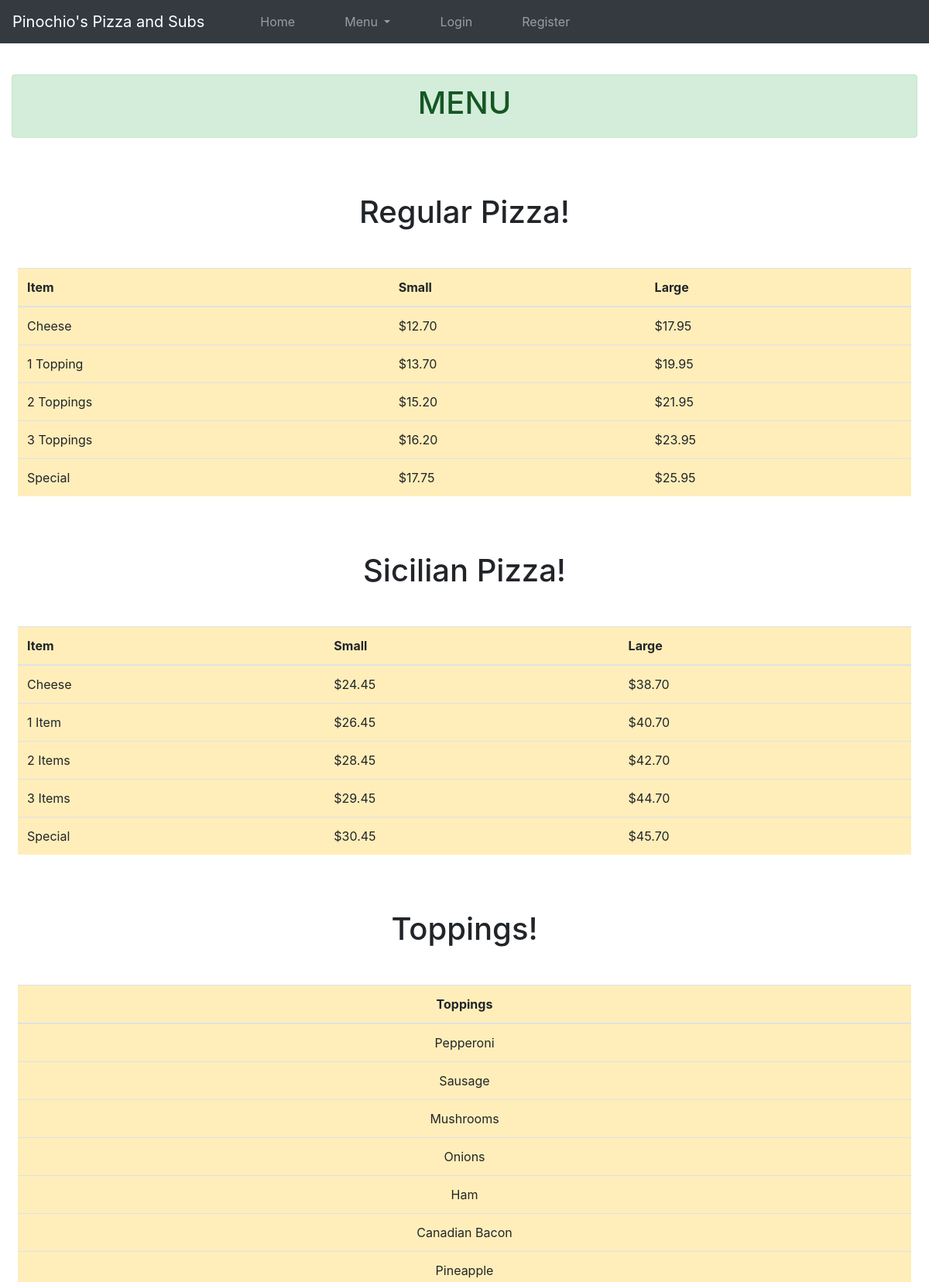
The page / (upper part) on the database its author committed.
### orders/models.py (models this page shows, shortened)
class regularPizza(models.Model):
    items = models.CharField(max_length=20)
    small = models.DecimalField(max_digits=4, decimal_places=2)
    large = models.DecimalField(max_digits=4, decimal_places=2)
    class Meta:
        verbose_name_plural = "Regular Pizza"

class sicilianPizza(models.Model):
    items = models.CharField(max_length=20)
    small = models.DecimalField(max_digits=4, decimal_places=2)
    large = models.DecimalField(max_digits=4, decimal_places=2)
    class Meta:
        verbose_name_plural = "Sicilian Pizza"

class Toppings(models.Model):
    topp = models.CharField(max_length=40)
    class Meta:
        verbose_name_plural = "Toppings"

### orders/views.py (the view)
# urls.py: path("", views.index, name="index"),
def index(request):
    context = {
        "regularPizza": regularPizza.objects.all(),
        "sicilianPizza": sicilianPizza.objects.all(),
        "toppings": Toppings.objects.all(),
        "subs": Subs.objects.all(),
        "pasta": Pasta.objects.all(),
        "salads": Salad.objects.all(),
        "dinnerPlatters": dinnerPlatters.objects.all(),
        "data": True
    }
    if request.user.is_authenticated:
        user = request.user.first_name+' '+request.user.last_name
        context["username"] = user
    return render(request, "menu/index.html", context)

### orders/templates/menu/index.html (shortened to what this page needs)
{% extends 'menu/base.html' %}
{% block body %}
<section>
    <div class="container-fluid">
        <div class="row">
            <div class="col-12">
                <div class="alert alert-success mt-5">
                    <h1 class="text-center text-uppercase">Menu</h1>
                </div>
            </div>
            <div class="col-12 pt-2" id="regPiz">
                <div class="my-5 mx-2 text-center">
                    <h1>Regular Pizza!</h1>
                </div>
                {% if data %}
                <div class="my-3 mx-2">
                    {% if regularPizza %}
                    <table class="table table-hover table-warning">
                        <thead>
                            <tr>
                                <th>Item</th>
                                <th>Small</th>
                                <th>Large</th>
                            </tr>
                        </thead>
                        <tbody>
                            {% for regPiz in regularPizza %}
                            <tr>
                                <td>{{regPiz.items}}</td>
                                <td>${{regPiz.small}}</td>
                                <td>${{regPiz.large}}</td>
                            </tr>
                            {% endfor %}
                        </tbody>
                    </table>
                    {% endif %}
                </div>
                {% endif %}
            </div>
            <div class="col-12 pt-2" id="sicPiz">
                <div class="my-5 mx-2 text-center">
                    <h1>Sicilian Pizza!</h1>
                </div>
                {% if data %}
                <div class="my-3 mx-2">
                    {% if sicilianPizza %}
                    <table class="table table-hover table-warning">
                        <thead>
                            <tr>
                                <th>Item</th>
                                <th>Small</th>
                                <th>Large</th>
                            </tr>
                        </thead>
                        <tbody>
                            {% for regPiz in sicilianPizza %}
                            <tr>
                                <td>{{regPiz.items}}</td>
                                <td>${{regPiz.small}}</td>
                                <td>${{regPiz.large}}</td>
                            </tr>
                            {% endfor %}
                        </tbody>
                    </table>
                    {% endif %}
                </div>
                {% endif %}
            </div>
            <div class="col-12 pt-2" id="topp">
                <div class="my-5 mx-2 text-center">
                    <h1>Toppings!</h1>
                </div>
                {% if data %}
                <div class="my-3 mx-2">
                    {% if toppings %}
                    <table class="table table-hover table-warning text-center">
                        <thead>
                            <tr>
                                <th>Toppings</th>
                            </tr>
                        </thead>
                        <tbody>
                            {% for topp in toppings %}
                            <tr>
                                <td>{{topp.topp}}</td>
                            </tr>
                            {% endfor %}
                        </tbody>
                    </table>
                    {% endif %}
                </div>
                {% endif %}
            </div>
        </div>
    </div>
</section>
{% endblock body %}

### orders/static/css/style.css (style rules this page uses)
* { margin: 0; padding: 0; }
.container-fluid { overflow: hidden; }

### rows shown on the page
regularPizza: items "Cheese", small "12.70", large "17.95"
regularPizza: items "1 Topping", small "13.70", large "19.95"
regularPizza: items "2 Toppings", small "15.20", large "21.95"
regularPizza: items "3 Toppings", small "16.20", large "23.95"
regularPizza: items "Special", small "17.75", large "25.95"
sicilianPizza: items "Cheese", small "24.45", large "38.70"
sicilianPizza: items "1 Item", small "26.45", large "40.70"
sicilianPizza: items "2 Items", small "28.45", large "42.70"
sicilianPizza: items "3 Items", small "29.45", large "44.70"
sicilianPizza: items "Special", small "30.45", large "45.70"
Toppings: topp "Pepperoni"
Toppings: topp "Sausage"
Toppings: topp "Mushrooms"
Toppings: topp "Onions"
Toppings: topp "Ham"
Toppings: topp "Canadian Bacon"
Toppings: topp "Pineapple"
